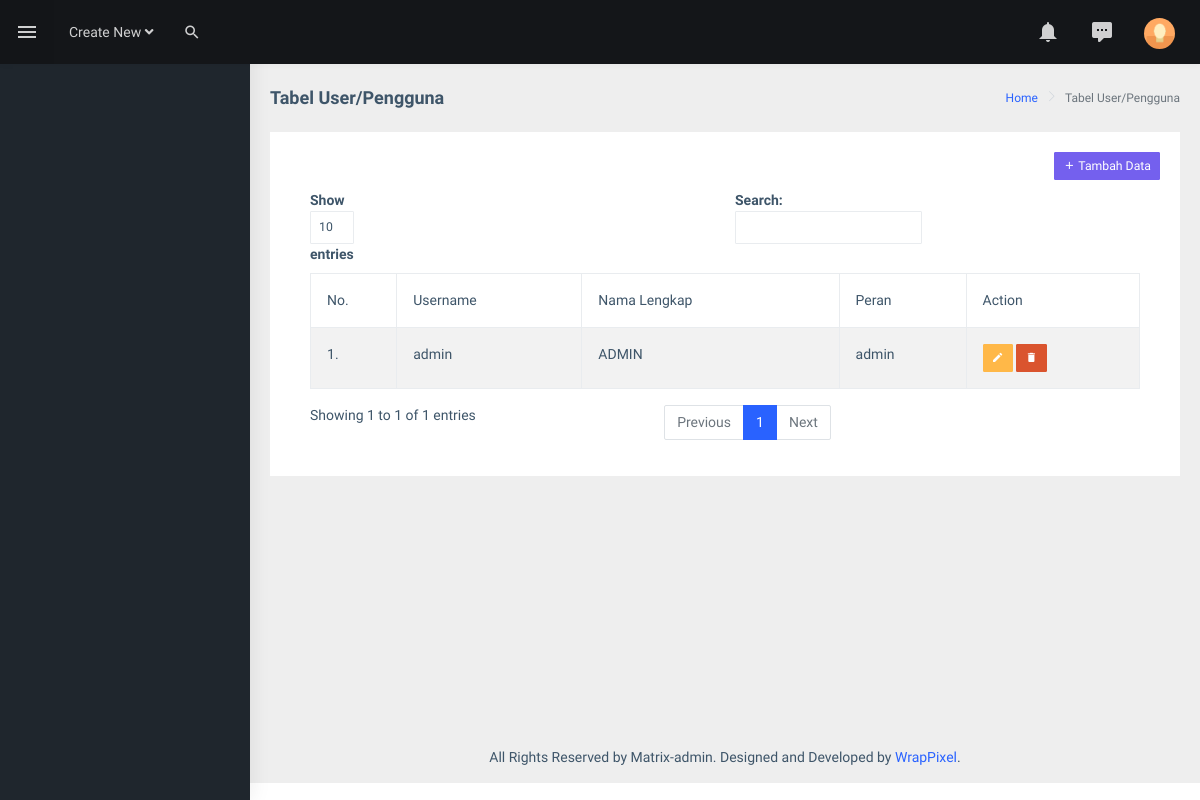
Screenshot of /admin/user.php with the database file from the repository.
### tables this page shows
CREATE TABLE `tb_user` (
  `id_user` int(11) NOT NULL,
  `username` varchar(50) NOT NULL,
  `password` varchar(80) NOT NULL,
  `nama_lengkap` varchar(50) NOT NULL,
  `peran` enum('admin','petugas','siswa') NOT NULL
);

### admin/user.php (the view, shortened to what this page needs)
<?php
include 'koneksi.php';
?>
<!DOCTYPE html>
<html dir="ltr" lang="en">
  <head>
    <link
      href="assets/libs/fullcalendar/dist/fullcalendar.min.css"
      rel="stylesheet"
    />
    <link href="assets/extra-libs/calendar/calendar.css" rel="stylesheet" />
    <link href="dist/css/style.min.css" rel="stylesheet" />
  </head>
  <body>
    <div
      id="main-wrapper"
      data-layout="vertical"
      data-navbarbg="skin5"
      data-sidebartype="full"
      data-sidebar-position="absolute"
      data-header-position="absolute"
      data-boxed-layout="full"
    >
      <header class="topbar" data-navbarbg="skin5">
        <nav class="navbar top-navbar navbar-expand-md navbar-dark">
          <div
            class="navbar-collapse collapse"
            id="navbarSupportedContent"
            data-navbarbg="skin5"
          >
            <ul class="navbar-nav float-start me-auto">
              <li class="nav-item d-none d-lg-block">
                <a
                  class="nav-link sidebartoggler waves-effect waves-light"
                  href="javascript:void(0)"
                  data-sidebartype="mini-sidebar"
                  ><i class="mdi mdi-menu font-24"></i
                ></a>
              </li>
              <li class="nav-item dropdown">
                <a
                  class="nav-link dropdown-toggle"
                  href="#"
                  id="navbarDropdown"
                  role="button"
                  data-bs-toggle="dropdown"
                  aria-expanded="false"
                >
                  <span class="d-none d-md-block"
                    >Create New <i class="fa fa-angle-down"></i
                  ></span>
                </a>
              </li>
              <li class="nav-item search-box">
                <a
                  class="nav-link waves-effect waves-dark"
                  href="javascript:void(0)"
                  ><i class="mdi mdi-magnify fs-4"></i
                ></a>
              </li>
            </ul>
            <ul class="navbar-nav float-end">
              <li class="nav-item dropdown">
                <a
                  class="nav-link dropdown-toggle"
                  href="#"
                  id="navbarDropdown"
                  role="button"
                  data-bs-toggle="dropdown"
                  aria-expanded="false"
                >
                  <i class="mdi mdi-bell font-24"></i>
                </a>
              </li>
              <li class="nav-item dropdown">
                <a
                  class="nav-link dropdown-toggle waves-effect waves-dark"
                  href="#"
                  id="2"
                  role="button"
                  data-bs-toggle="dropdown"
                  aria-expanded="false"
                >
                  <i class="font-24 mdi mdi-comment-processing"></i>
                </a>
              </li>
              <li class="nav-item dropdown">
                <a
                  class="
                    nav-link
                    dropdown-toggle
                    text-muted
                    waves-effect waves-dark
                    pro-pic
                  "
                  href="#"
                  id="navbarDropdown"
                  role="button"
                  data-bs-toggle="dropdown"
                  aria-expanded="false"
                >
                  <img
                    src="../assets/images/users/1.jpg"
                    alt="user"
                    class="rounded-circle"
                    width="31"
                  />
                </a>
              </li>
            </ul>
          </div>
        </nav>
      </header>
      <aside class="left-sidebar" data-sidebarbg="skin5">
        <div class="scroll-sidebar">
        </div>
      </aside>
      <div class="page-wrapper">
        <div class="page-breadcrumb">
          <div class="row">
            <div class="col-12 d-flex no-block align-items-center">
              <h4 class="page-title">Tabel User/Pengguna</h4>
              <div class="ms-auto text-end">
                <nav aria-label="breadcrumb">
                  <ol class="breadcrumb">
                    <li class="breadcrumb-item"><a href="index.php">Home</a></li>
                    <li class="breadcrumb-item active" aria-current="page">
                      Tabel User/Pengguna
                    </li>
                  </ol>
                </nav>
              </div>
            </div>
          </div>
        </div>
        <div class="container-fluid">
          <div class="row">
            <div class="col-12">
              <div class="card">
                <div class="card-body">
                  <div class="card-title" style="display: grid; justify-content: end;">
                    <a class="btn btn-sm btn-primary" href="" data-bs-toggle="modal" data-bs-target="#userModal"><i class="mdi mdi-plus"></i> Tambah Data</a>
                  </div>
                  <div class="table-responsive">
                    <table
                      id="zero_config"
                      class="table table-striped table-bordered"
                    >
                      <thead>
                        <tr>
                          <th>No.</th>
                          <th>Username</th>
                          <th>Nama Lengkap</th>
                          <th>Peran</th>
                          <th>Action</th>
                        </tr>
                      </thead>
                      <tbody>
                        <?php
                        $no=1;
                        $data = mysqli_query($koneksi, "SELECT * FROM tb_user where  peran ='admin' ");
                        while ($row = mysqli_fetch_assoc($data)) {
                        ?>
                        <tr>
                          <td><?php echo $no++; ?>.</td>
                          <td><?php echo $row['username']; ?></td>
                          <td><?php echo $row['nama_lengkap']; ?></td>
                          <td><?php echo $row['peran']; ?></td>
                          <td>
                            <a class="btn btn-sm btn-warning" href="" data-bs-toggle="modal" data-bs-target="#usereditModal<?php echo $row['id_user']; ?>"><i class="mdi mdi-pencil"></i></a>
                            <a class="btn btn-sm btn-danger" href="hapususer.php?id=<?php echo $row['id_user']; ?>"><i class="mdi mdi-delete"></i></a>
                          </td>
                        </tr>
                        <?php } ?>
                      </tbody>
                    </table>
                  </div>
                </div>
              </div>
            </div>
          </div>
        </div>
        <footer class="footer text-center">
          All Rights Reserved by Matrix-admin. Designed and Developed by
          <a href="https://www.wrappixel.com">WrapPixel</a>.
        </footer>
      </div>
    </div>
  </body>
</html>

### rows the page displays
tb_user: username "admin", nama_lengkap "ADMIN", peran "admin"
